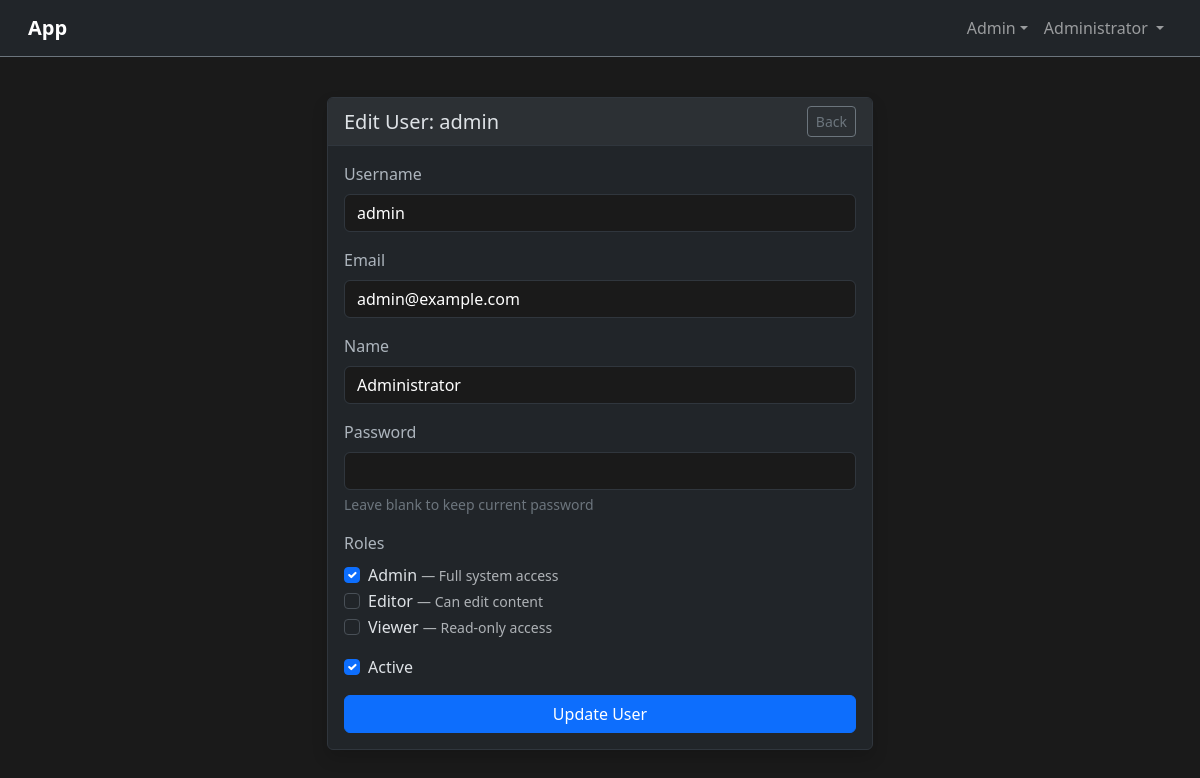
Page /admin/users/1/edit (signed in) on the committed database.
### tables this page shows
CREATE TABLE `users` (
    `id` INT UNSIGNED AUTO_INCREMENT PRIMARY KEY,
    `username` VARCHAR(255) NOT NULL UNIQUE,
    `email` VARCHAR(255) NULL,
    `name` VARCHAR(255) NULL,
    `is_active` TINYINT(1) NOT NULL DEFAULT 1,
    `last_login_at` TIMESTAMP NULL,
    `password_hash` VARCHAR(255) NOT NULL,
    `created_at` TIMESTAMP NOT NULL DEFAULT CURRENT_TIMESTAMP,
    `updated_at` TIMESTAMP NOT NULL DEFAULT CURRENT_TIMESTAMP ON UPDATE CURRENT_TIMESTAMP
);

CREATE TABLE `roles` (
    `id` INT UNSIGNED AUTO_INCREMENT PRIMARY KEY,
    `name` VARCHAR(255) NOT NULL,
    `slug` VARCHAR(255) NOT NULL UNIQUE,
    `description` TEXT NULL,
    `created_at` TIMESTAMP NOT NULL DEFAULT CURRENT_TIMESTAMP
);

### src/Controllers/BaseController.php (called while the page is built, shortened)
<?php
abstract class BaseController
{
    protected array $config;
    public function __construct()
    {
        $this->config = require dirname(__DIR__, 2) . '/config/app.php';
    }
    protected function view(string $template, array $data = []): string
    {
        $viewsPath = $this->config['paths']['views'];
        $templatePath = $viewsPath . '/' . $template . '.php';
        extract($data);
        include $templatePath;
        return ob_get_clean();
    }
}

### src/Controllers/Admin/UserController.php (called while the page is built, shortened)
<?php
class UserController extends BaseController
{
    public function edit(string $id): string
    {
        $user = User::find((int) $id);
        $roles = Role::all('name ASC');
        $userRoles = User::roles((int) $user['id']);
        $userRoleIds = array_column($userRoles, 'id');
        return $this->view('admin/users/edit', [
            'user' => $user,
            'roles' => $roles,
            'userRoleIds' => $userRoleIds,
            'authenticated' => $this->isAuthenticated(),
            'username' => $this->getSessionUser(),
        ]);
    }
}

### src/Routing/Router.php (called while the page is built, shortened)
<?php
class Router
{
    private static array $routes = [];
    private static array $groupStack = [];
    public static function group(array $attributes, callable $callback): void
    {
        self::$groupStack[] = $attributes;
        array_pop(self::$groupStack);
    }
    public static function dispatch(): mixed
    {
        $method = $_SERVER['REQUEST_METHOD'];
        $uri = parse_url($_SERVER['REQUEST_URI'], PHP_URL_PATH);
        $uri = rtrim($uri, '/') ?: '/';
        foreach (self::$routes as $route) {
            $params = $route->matches($method, $uri);
            if ($params !== null) {
                [$controllerClass, $action] = $route->getAction();
                $controller = new $controllerClass();
                return call_user_func_array([$controller, $action], array_values($params));
            }
        }
        return self::render404();
    }
    private static function addRoute(array $methods, string $uri, array $action): Route
    {
        $route = new Route($methods, $uri, $action);
        foreach (self::$groupStack as $group) {
            if (isset($group['prefix'])) {
                $route->setPrefix($group['prefix']);
            }
            if (isset($group['middleware'])) {
                $mw = is_array($group['middleware']) ? $group['middleware'] : [$group['middleware']];
                $route->addMiddleware($mw);
            }
        }
        self::$routes[] = $route;
        return $route;
    }
}

### src/Core/Model.php (called while the page is built, shortened)
<?php
abstract class Model
{
    protected static string $table;
    public static function find(int $id): ?array
    {
        $pdo = Database::getConnection();
        $table = static::$table;
        $stmt = $pdo->prepare("SELECT * FROM `{$table}` WHERE id = ?");
        $stmt->execute([$id]);
        $row = $stmt->fetch();
        return $row ?: null;
    }
    public static function all(?string $orderBy = null): array
    {
        $pdo = Database::getConnection();
        $table = static::$table;
        $sql = "SELECT * FROM `{$table}`";
        if ($orderBy) {
            $sql .= " ORDER BY {$orderBy}";
        }
        $stmt = $pdo->query($sql);
        return $stmt->fetchAll();
    }
}

### src/Middleware/CsrfMiddleware.php (called while the page is built, shortened)
<?php
class CsrfMiddleware
{
    private static array $defaults = [
        'enabled' => true,
        'token_length' => 32,
        'session_key' => '_csrf_token',
        'form_field' => '_csrf_token',
        'safe_methods' => ['GET', 'HEAD', 'OPTIONS'],
    ];
    private static ?array $config = null;
    public static function getConfig(): array
    {
        if (self::$config === null) {
            $appConfig = [];
            $configFile = dirname(__DIR__, 2) . '/config/app.php';
            if (file_exists($configFile)) {
                $appConfig = require $configFile;
            }
            self::$config = array_merge(
                self::$defaults,
                $appConfig['csrf'] ?? []
            );
        }
        return self::$config;
    }
    public static function token(): string
    {
        $config = self::getConfig();
        $sessionKey = $config['session_key'];
        return $_SESSION[$sessionKey];
    }
    public static function field(): string
    {
        $config = self::getConfig();
        $fieldName = htmlspecialchars($config['form_field'], ENT_QUOTES, 'UTF-8');
        $token = htmlspecialchars(self::token(), ENT_QUOTES, 'UTF-8');
        return sprintf(
            '<input type="hidden" name="%s" value="%s">',
            $fieldName,
            $token
        );
    }
}

### config/app.php (called while the page is built)
<?php
return [
    'name' => 'App',
    'timezone' => 'America/Chicago',
    'debug' => true,
    'paths' => [
        'storage' => dirname(__DIR__) . '/storage',
        'sessions' => dirname(__DIR__) . '/storage/sessions',
        'views' => dirname(__DIR__) . '/src/Views',
    ],
    'database' => [
        'host' => getenv('DB_HOST') ?: '127.0.0.1',
        'port' => (int)(getenv('DB_PORT') ?: 3306),
        'name' => getenv('DB_NAME') ?: 'app',
        'username' => getenv('DB_USERNAME') ?: 'app',
        'password' => getenv('DB_PASSWORD') ?: 'app_secret',
    ],
    'session' => [
        'name' => 'app_session',
        'lifetime' => 7200,
        'secure' => false,
        'httponly' => true,
        'samesite' => 'Lax',
    ],
    'remember' => [
        'lifetime' => 7776000,
        'cookie_name' => 'remember_token',
    ],
    'csrf' => [
        'enabled' => true,
        'token_length' => 32,
        'session_key' => '_csrf_token',
        'form_field' => '_csrf_token',
        'safe_methods' => ['GET', 'HEAD', 'OPTIONS'],
    ],
    'rate_limit' => [
        'enabled' => true,
        'max_attempts' => 3,
        'lockout_minutes' => 30,
        'progressive' => true,
        'max_lockout_minutes' => 1440,
        'attempt_window' => 900,
    ],
];

### src/Core/Flash.php (called while the page is built, shortened)
<?php
class Flash
{
    public static function old(string $key, string $default = ''): string
    {
        $value = $_SESSION['_old_input'][$key] ?? $default;
        return $value;
    }
}

### src/Models/User.php (called while the page is built, shortened)
<?php
class User extends Model
{
    public static function roles(int $userId): array
    {
        $pdo = Database::getConnection();
        $stmt = $pdo->prepare(
            'SELECT r.* FROM roles r
             JOIN user_roles ur ON ur.role_id = r.id
             WHERE ur.user_id = ?'
        );
        $stmt->execute([$userId]);
        return $stmt->fetchAll();
    }
}

### src/Views/admin/users/edit.php (the view, shortened to what this page needs)
<div class="container py-4">
    <div class="row justify-content-center">
        <div class="col-md-8 col-lg-6">
            <div class="card shadow">
                <div class="card-header d-flex justify-content-between align-items-center">
                    <h5 class="mb-0">Edit User: <?= htmlspecialchars($user['username']) ?></h5>
                    <a href="/admin/users" class="btn btn-sm btn-outline-secondary">Back</a>
                </div>
                <div class="card-body">
                    <?= Form::open(['action' => '/admin/users/' . $user['id'], 'method' => 'PUT']) ?>
                        <?= Form::text('username', [
                            'label' => 'Username',
                            'required' => true,
                            'minlength' => 3,
                            'maxlength' => 255,
                            'value' => $user['username'],
                        ]) ?>
                        <?= Form::email('email', [
                            'label' => 'Email',
                            'required' => true,
                            'maxlength' => 255,
                            'value' => $user['email'] ?? '',
                        ]) ?>
                        <?= Form::text('name', [
                            'label' => 'Name',
                            'required' => true,
                            'maxlength' => 255,
                            'value' => $user['name'] ?? '',
                        ]) ?>
                        <?= Form::password('password', [
                            'label' => 'Password',
                            'minlength' => 8,
                            'autocomplete' => 'new-password',
                            'help' => 'Leave blank to keep current password',
                        ]) ?>
                        <div class="mb-3">
                            <label class="form-label">Roles</label>
                            <?php foreach ($roles as $role): ?>
                                <div class="form-check">
                                    <input class="form-check-input" type="checkbox"
                                           name="role_ids[]" value="<?= $role['id'] ?>"
                                           id="role_<?= $role['id'] ?>"
                                           <?= in_array($role['id'], $userRoleIds) ? 'checked' : '' ?>>
                                    <label class="form-check-label" for="role_<?= $role['id'] ?>">
                                        <?= htmlspecialchars($role['name']) ?>
                                        <?php if ($role['description']): ?>
                                            <small class="text-muted">— <?= htmlspecialchars($role['description']) ?></small>
                                        <?php endif; ?>
                                    </label>
                                </div>
                            <?php endforeach; ?>
                        </div>
                        <?= Form::checkbox('is_active', [
                            'label' => 'Active',
                            'checked' => (bool) $user['is_active'],
                        ]) ?>
                        <div class="d-grid">
                            <?= Form::submit('Update User') ?>
                        </div>
                    <?= Form::close() ?>
                </div>
            </div>
        </div>
    </div>
</div>
<?php
include dirname(__DIR__, 2) . '/layouts/main.php';
?>

### src/Core/FormBuilder.php (shortened to what this page needs)
<?php
class FormBuilder
{
    private static ?array $validationErrors = null;
    public static function open(array $attributes = []): string
    {
        if (self::$validationErrors === null) {
            self::$validationErrors = $_SESSION['_validation_errors'] ?? [];
        }
        $method = strtoupper($attributes['method'] ?? 'POST');
        $action = $attributes['action'] ?? '';
        $class = $attributes['class'] ?? '';
        $id = $attributes['id'] ?? '';
        $enctype = $attributes['enctype'] ?? '';
        $formMethod = in_array($method, ['PUT', 'PATCH', 'DELETE']) ? 'POST' : $method;
        $html = '<form method="' . htmlspecialchars($formMethod) . '"';
        if ($action) {
            $html .= ' action="' . htmlspecialchars($action) . '"';
        }
        $html .= '>';
        if ($formMethod !== 'GET') {
            $html .= CsrfMiddleware::field();
        }
        if (in_array($method, ['PUT', 'PATCH', 'DELETE'])) {
            $html .= '<input type="hidden" name="_method" value="' . $method . '">';
        }
        return $html;
    }
    public static function close(): string
    {
        return '</form>';
    }
    public static function text(string $name, array $options = []): string
    {
        return self::input('text', $name, $options);
    }
    public static function email(string $name, array $options = []): string
    {
        return self::input('email', $name, $options);
    }
    public static function password(string $name, array $options = []): string
    {
        $options['noOldInput'] = true;
        return self::input('password', $name, $options);
    }
    public static function checkbox(string $name, array $options = []): string
    {
        $label = $options['label'] ?? self::humanize($name);
        $id = $options['id'] ?? $name;
        $checked = $options['checked'] ?? false;
        $value = $options['value'] ?? '1';
        $class = 'form-check-input';
        $errorHtml = '';
        $oldValue = Flash::old($name);
        $checkedAttr = $checked ? ' checked' : '';
        $html = '<div class="mb-3 form-check">';
        $html .= '<input type="checkbox" class="' . $class . '" id="' . htmlspecialchars($id) . '" name="' . htmlspecialchars($name) . '" value="' . htmlspecialchars($value) . '"' . $checkedAttr . '>';
        $html .= '<label class="form-check-label" for="' . htmlspecialchars($id) . '">' . htmlspecialchars($label) . '</label>';
        $html .= $errorHtml;
        $html .= '</div>';
        return $html;
    }
    public static function submit(string $text = 'Submit', array $options = []): string
    {
        $class = $options['class'] ?? 'btn btn-primary';
        return '<button type="submit" class="' . htmlspecialchars($class) . '">' . htmlspecialchars($text) . '</button>';
    }
    public static function hasError(string $field): bool
    {
        return !empty(self::$validationErrors[$field]);
    }
    private static function input(string $type, string $name, array $options): string
    {
        $label = $options['label'] ?? self::humanize($name);
        $id = $options['id'] ?? $name;
        $required = !empty($options['required']) ? ' required' : '';
        $help = $options['help'] ?? '';
        $autocomplete = $options['autocomplete'] ?? '';
        $minlength = isset($options['minlength']) ? ' minlength="' . (int) $options['minlength'] . '"' : '';
        $maxlength = isset($options['maxlength']) ? ' maxlength="' . (int) $options['maxlength'] . '"' : '';
        $autofocus = !empty($options['autofocus']) ? ' autofocus' : '';
        $placeholder = isset($options['placeholder']) ? ' placeholder="' . htmlspecialchars($options['placeholder']) . '"' : '';
        $class = 'form-control';
        $errorHtml = '';
        $value = '';
        if (empty($options['noOldInput'])) {
            $value = self::getValue($name, $options);
        }
        $autocompleteAttr = $autocomplete ? ' autocomplete="' . htmlspecialchars($autocomplete) . '"' : '';
        $html = '<div class="mb-3">';
        $html .= '<label for="' . htmlspecialchars($id) . '" class="form-label">' . htmlspecialchars($label) . '</label>';
        $html .= '<input type="' . $type . '" class="' . $class . '" id="' . htmlspecialchars($id) . '" name="' . htmlspecialchars($name) . '" value="' . htmlspecialchars($value) . '"' . $required . $minlength . $maxlength . $autofocus . $autocompleteAttr . $placeholder . '>';
        if ($help) {
            $html .= '<div class="form-text">' . htmlspecialchars($help) . '</div>';
        }
        $html .= $errorHtml;
        $html .= '</div>';
        return $html;
    }
    private static function getValue(string $name, array $options): string
    {
        $old = Flash::old($name);
        return (string) ($options['value'] ?? '');
    }
}

### public/css/app.css (style rules this page uses)
body { background-color: #1a1a1a; min-height: 100vh; }
.card { background-color: #212529; border: 1px solid #30363d; }
.card-header { background-color: #2c3034; border-bottom: 1px solid #30363d; }
.form-control { background-color: #1a1a1a; border-color: #30363d; color: #fff; }
.form-label { color: #adb5bd; }
.form-text { color: #6c757d; }

### rows in the picture
users: username "admin", email "admin@example.com", name "Administrator"
roles: id "☑", name "Admin", description "Full system access"
roles: name "Editor", description "Can edit content"
roles: name "Viewer", description "Read-only access"

### other values in the picture
$_SESSION['user_name'] "Administrator"
$label "Username Email Name Password"
$help "Leave blank to keep current password"
$label "Active"
$text "Update User"
